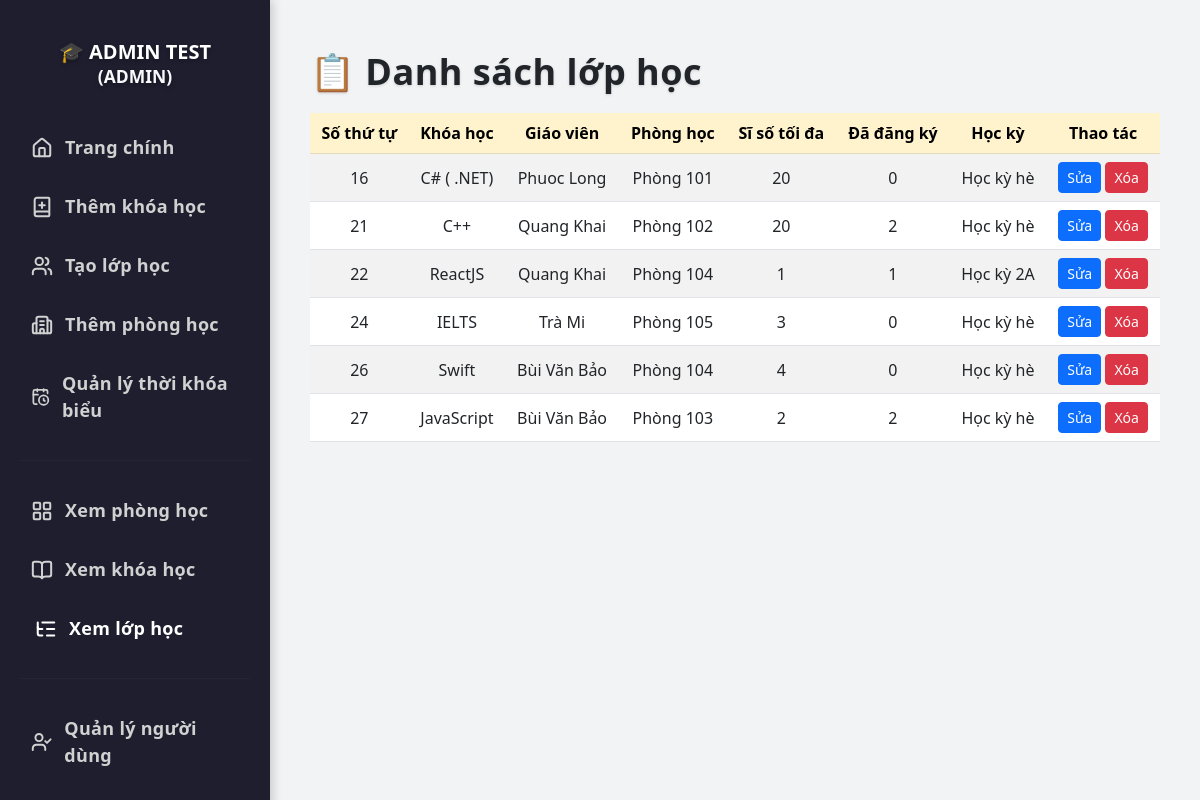
Page /view-classes (signed in) on the earlier database version.
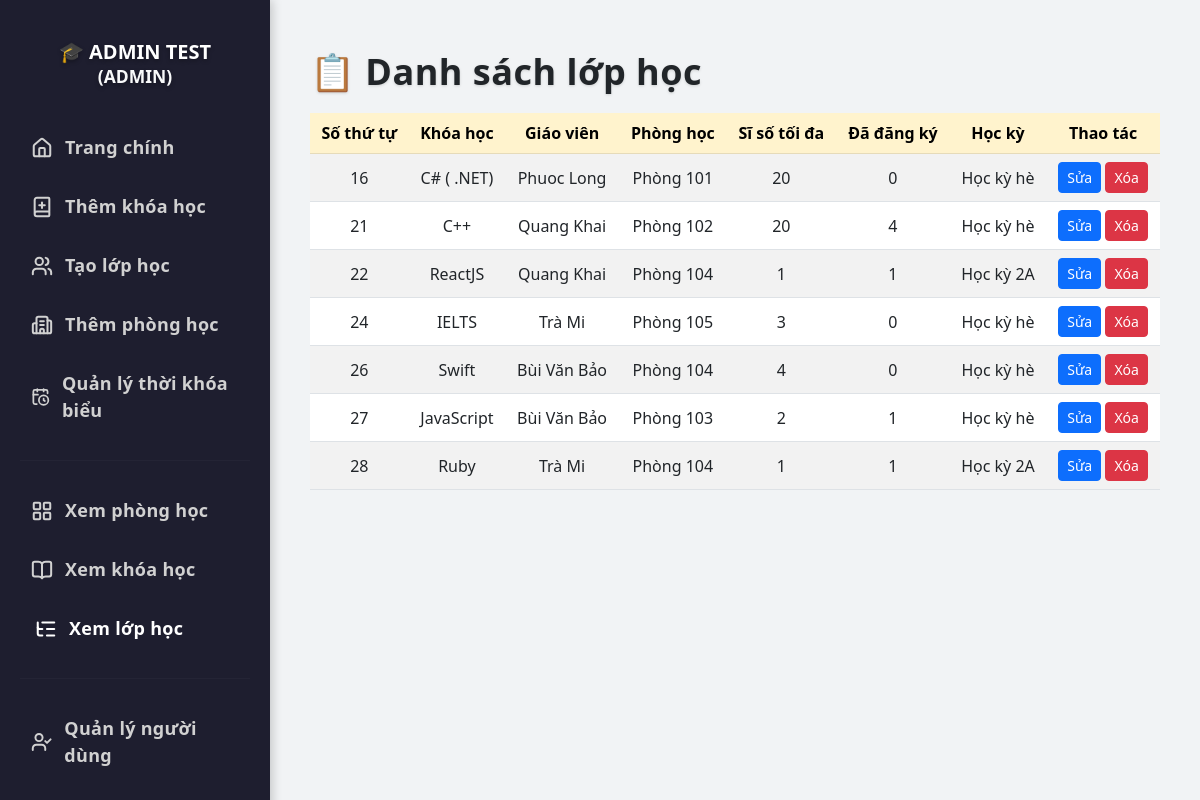
Same page on the later database version.
### tables this page shows
CREATE TABLE users (
            id INTEGER PRIMARY KEY AUTOINCREMENT,
            full_name TEXT NOT NULL,
            email TEXT NOT NULL UNIQUE,
            password TEXT NOT NULL,
            role TEXT NOT NULL CHECK (role IN ('student', 'teacher', 'admin')),
            dob DATE,                
            phone TEXT,             
            gender TEXT CHECK (gender IN ('male', 'female', 'other')), 
            cccd TEXT              
        , image TEXT);

CREATE TABLE classes (
            id INTEGER PRIMARY KEY AUTOINCREMENT,
            course_id INTEGER NOT NULL,
            teacher_id INTEGER NOT NULL,
            room_id INTEGER NOT NULL,
            capacity INTEGER NOT NULL CHECK (capacity > 0),
            registered INTEGER DEFAULT 0, semester_id INTEGER REFERENCES semesters(id),
            FOREIGN KEY (course_id) REFERENCES courses(id),
            FOREIGN KEY (teacher_id) REFERENCES users(id),
            FOREIGN KEY (room_id) REFERENCES rooms(id)
        );

CREATE TABLE courses (
            id INTEGER PRIMARY KEY AUTOINCREMENT,
            name TEXT NOT NULL UNIQUE,
            description TEXT
        , image TEXT);

CREATE TABLE rooms (
            id INTEGER PRIMARY KEY AUTOINCREMENT,
            name TEXT NOT NULL UNIQUE,
            status TEXT NOT NULL CHECK (status IN ('available', 'occupied', 'maintenance'))
        );

CREATE TABLE semesters (
            id INTEGER PRIMARY KEY AUTOINCREMENT,
            name TEXT NOT NULL,
            start_date TEXT NOT NULL,  -- yyyy-MM-dd
            end_date TEXT NOT NULL
        );

### app.py (the view, shortened to what this page needs)
@app.route('/view-classes')
@login_required
def view_classes():
    conn = sqlite3.connect('database.db')
    cursor = conn.cursor()
    if current_user.role == 'admin':
        query = """
            SELECT
                classes.id, courses.name, users.full_name, rooms.name,
                classes.capacity, classes.registered, semesters.name
            FROM classes
            JOIN courses ON classes.course_id = courses.id
            JOIN users ON classes.teacher_id = users.id
            JOIN rooms ON classes.room_id = rooms.id
            JOIN semesters ON classes.semester_id = semesters.id
        """
        classes = cursor.execute(query).fetchall()
    else:
        conn.close()
        return "Không có quyền truy cập", 403
    conn.close()
    return render_template('view_classes.html', classes=classes, user=current_user)

### app.py (called while the page is built)
@login_manager.user_loader
def load_user(user_id):
    conn = sqlite3.connect('database.db')
    cursor = conn.cursor()
    cursor.execute("SELECT id, full_name, email, role, image FROM users WHERE id = ?", (user_id,))
    row = cursor.fetchone()
    conn.close()
    if row:
        return User(*row)
    return None

### templates/view_classes.html (shortened to what this page needs)
<!DOCTYPE html>
<html lang="vi">
<head>
  <link href="https://cdn.jsdelivr.net/npm/bootstrap@5.3.0/dist/css/bootstrap.min.css" rel="stylesheet">
</head>
<body>
<div class="sidebar">
  {% if user.role == 'admin' %}
    <h4>🎓 {{ user.full_name }}<br><small class="text-light">(ADMIN)</small></h4>
  {% elif user.role == 'teacher' %}
    <h4>👨‍🏫 {{ user.full_name }}<br><small class="text-light">(GIẢNG VIÊN)</small></h4>
  {% else %}
    <h4>👩‍🎓 {{ user.full_name }}<br><small class="text-light">(Sinh viên)</small></h4>
  {% endif %}
  <a href="/dashboard"><i data-lucide="home"></i>Trang chính</a>
  {% if user.role == 'admin' %}
    <a href="{{ url_for('add_course') }}"><i data-lucide="book-plus"></i>Thêm khóa học</a>
    <a href="{{ url_for('add_class') }}"><i data-lucide="users"></i>Tạo lớp học</a>
    <a href="{{ url_for('add_room') }}"><i data-lucide="building-2"></i>Thêm phòng học</a>
    <a href="{{ url_for('add_schedule') }}"><i data-lucide="calendar-clock"></i>Quản lý thời khóa biểu</a>
    <hr>
  {% endif %}
  <a href="{{ url_for('view_rooms') }}"><i data-lucide="layout-grid"></i>Xem phòng học</a>
  <a href="{{ url_for('view_courses') }}"><i data-lucide="book-open"></i>Xem khóa học</a>
  <a href="{{ url_for('view_classes') }}" class="active"><i data-lucide="list-tree"></i>Xem lớp học</a>
  {% if user.role == 'admin' %}
    <hr>
    <a href="{{ url_for('view_users') }}"><i data-lucide="user-check"></i>Quản lý người dùng</a>
  {% endif %}
</div>
<div class="main-content">
  {% if user.role == 'admin' %}
    <h2>📋 Danh sách lớp học</h2>
  {% endif %}
  <div class="table-responsive">
    <table class="table table-striped table-hover align-middle">
      <thead class="table-warning text-center">
        <tr>
          <th scope="col">Số thứ tự</th>
          <th scope="col">Khóa học</th>
          <th scope="col">Giáo viên</th>
          <th scope="col">Phòng học</th>
          <th scope="col">Sĩ số tối đa</th>
          <th scope="col">Đã đăng ký</th>
          <th scope="col">Học kỳ</th>
          {% if user.role == 'admin' %}
            <th scope="col">Thao tác</th>
          {% endif %}
        </tr>
      </thead>
      <tbody class="text-center" id="classTableBody">
        {% for c in classes %}
        <tr>
          <td>{{ c[0] }}</td>
          <td>{{ c[1] }}</td>
          <td>{{ c[2] }}</td>
          <td>{{ c[3] }}</td>
          <td>{{ c[4] }}</td>
          <td>{{ c[5] }}</td>
          <td>{{ c[6] }}</td>
          {% if user.role == 'admin' %}
          <td>
            <a href="{{ url_for('edit_class', class_id=c[0]) }}" class="btn btn-sm btn-primary">Sửa</a>
            <form method="POST" action="{{ url_for('delete_class', class_id=c[0]) }}" style="display:inline;">
              <button type="submit" class="btn btn-sm btn-danger" onclick="return confirm('Bạn có chắc chắn muốn xóa lớp học này?');">Xóa</button>
            </form>
          </td>
          {% endif %}
        </tr>
        {% endfor %}
      </tbody>
    </table>
  </div>
</div>
</body>
</html>

### templates/view_classes.html (style rules this page uses)
body { margin: 0; font-family: 'Segoe UI', sans-serif; background: #f1f3f5; }
.sidebar { width: 270px; min-height: 100vh; background: #1e1e2f; padding-top: 40px; position: fixed; left: 0; top: 0; box-shadow: 2px 0 10px rgba(0, 0, 0, 0.2); }
.sidebar h4 { color: #fff; text-align: center; margin-bottom: 30px; font-weight: 800; font-size: 20px; text-transform: uppercase; text-shadow: 0 2px 4px rgba(0, 0, 0, 0.3); }
.sidebar a { display: flex; align-items: center; padding: 16px 26px; color: #d1d1d1; font-size: 18px; font-weight: 700; text-decoration: none; border-left: 5px solid transparent; transition: all 0.35s ease; letter-spacing: 0.3px; position: relative; }
.sidebar a::before { content: ''; position: absolute; top: 0; left: 0; height: 100%; width: 0; background: linear-gradient(90deg, #4dabf7, #c084fc); transition: width 0.35s ease; z-index: 0; opacity: 0.15; }
.sidebar a:hover, .sidebar a.active { color: #fff; transform: translateX(4px); }
.sidebar a svg { width: 22px; height: 22px; margin-right: 12px; stroke-width: 2.2; transition: transform 0.3s ease; z-index: 1; }
.main-content { margin-left: 270px; padding: 50px 40px; }
.main-content h2 { font-size: 36px; font-weight: 900; color: #212529; text-shadow: 0 1px 3px rgba(0, 0, 0, 0.15); margin-bottom: 20px; letter-spacing: 0.5px; }
hr { border-color: rgba(255, 255, 255, 0.1); margin: 20px 20px; }
.table th { font-weight: 600; }

Differences in the rows shown:
changed classes "Phòng 102": registered "2" → "4"
changed classes "JavaScript": registered "2" → "1"
added classes: id "28", name "Ruby", full_name "Trà Mi", name "Phòng 104", capacity "1", registered "1", name "Học kỳ 2A"
